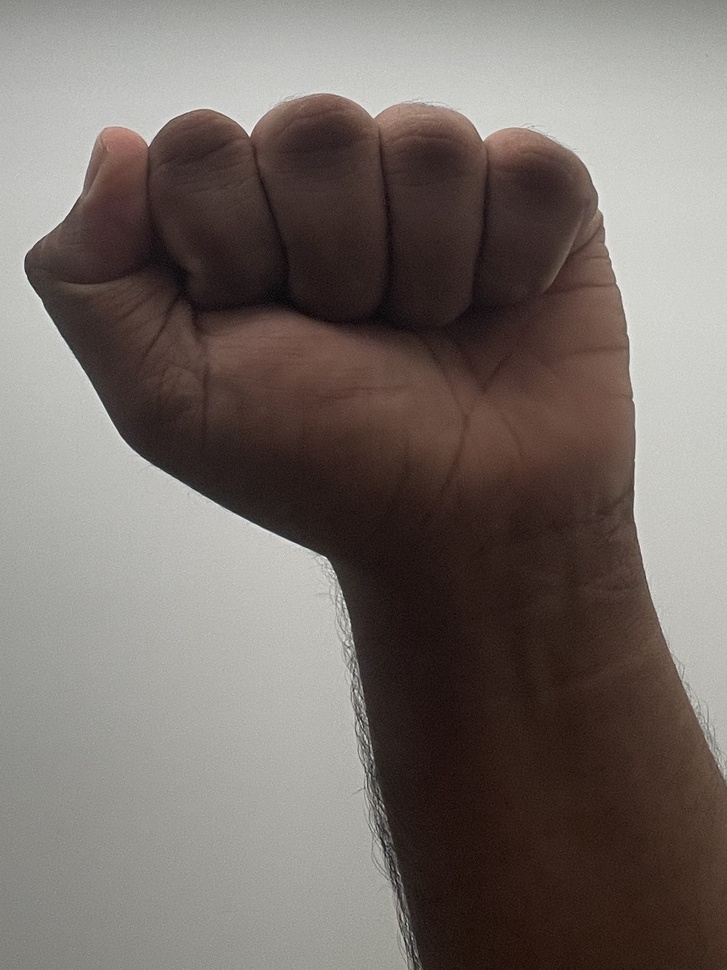
#> input picture Experimnets/IMG_6176.jpg, 727 x 970 px, shrunk from 1182 x 1576 before the run, given in place of the camera
$ python main.py
#> lines starting #> are read from the running program, lines starting #| are printed output that depends on the picture; after the words box and inside, x2 and y2 are one past the last pixel; in counts of white or black regions, pixels touching at a corner belong together
"""
Owner:
Uday Garg U11302797
"""

import cv2
import numpy as np


def detect_skin(frame):
    hsv = cv2.cvtColor(frame, cv2.COLOR_BGR2HSV)
    lower_skin = np.array([0, 48, 80], dtype=np.uint8)
    upper_skin = np.array([20, 255, 255], dtype=np.uint8)
    mask = cv2.inRange(hsv, lower_skin, upper_skin)
    return mask

def find_hand_contours(mask):
    contours, _ = cv2.findContours(mask, cv2.RETR_TREE, cv2.CHAIN_APPROX_SIMPLE)
    return max(contours, key=lambda x: cv2.contourArea(x)) if contours else None

def extract_features(contour):
    features = {'fingers': 0, 'thumb': False}
    if contour is not None and len(contour) > 3:
        hull = cv2.convexHull(contour, returnPoints=False)
        if hull is not None and len(hull) > 3:
            try:
                defects = cv2.convexityDefects(contour, hull)
            except cv2.error as e:
                print(f"Error calculating convexity defects: {e}")
                return features

            if defects is not None:
                for i in range(defects.shape[0]):
                    s, e, f, d = defects[i, 0]
                    start = tuple(contour[s][0])
                    end = tuple(contour[e][0])
                    far = tuple(contour[f][0])

                    a = np.sqrt((end[0] - start[0])**2 + (end[1] - start[1])**2)
                    b = np.sqrt((far[0] - start[0])**2 + (far[1] - start[1])**2)
                    c = np.sqrt((end[0] - far[0])**2 + (end[1] - far[1])**2)

                    angle = np.arccos((b**2 + c**2 - a**2) / (2*b*c))

                    # Angle less than 90 degree, considered as potential finger
                    if angle <= np.pi / 2 and d > 10000:
                        features['fingers'] += 1
                        if angle > np.pi / 3 and (start[1] > far[1] or end[1] > far[1]):
                            features['thumb'] = True

    return features


def recognize_gesture(features):
    fingers = features.get('fingers', 0)
    has_thumb = features.get('thumb', False)
    if fingers == 4 and has_thumb:
        return "Open Hand"
    elif fingers == 1:
        return "Pointing"
    elif fingers == 2 and not has_thumb:
        return "Peace"
    elif fingers < 2:
        return "Fist"
    return "Unknown"


def main():
    cap = cv2.VideoCapture(0)
    while True:
        ret, frame = cap.read()
#> frame is the input picture: shape (970, 727, 3); mean B, G, R 104.7, 109.6, 118.4
        if not ret:
            break

        # preprocessed = preprocess_frame(frame)
        skin_mask = detect_skin(frame)
#> in detect_skin, `hsv = cv2.cvtColor(frame, cv2.COLOR_BGR2HSV)`: hsv: shape (970, 727, 3); mean H, S, V 22.3, 52.3, 118.6
#> in detect_skin, `mask = cv2.inRange(hsv, lower_skin, upper_skin)`:
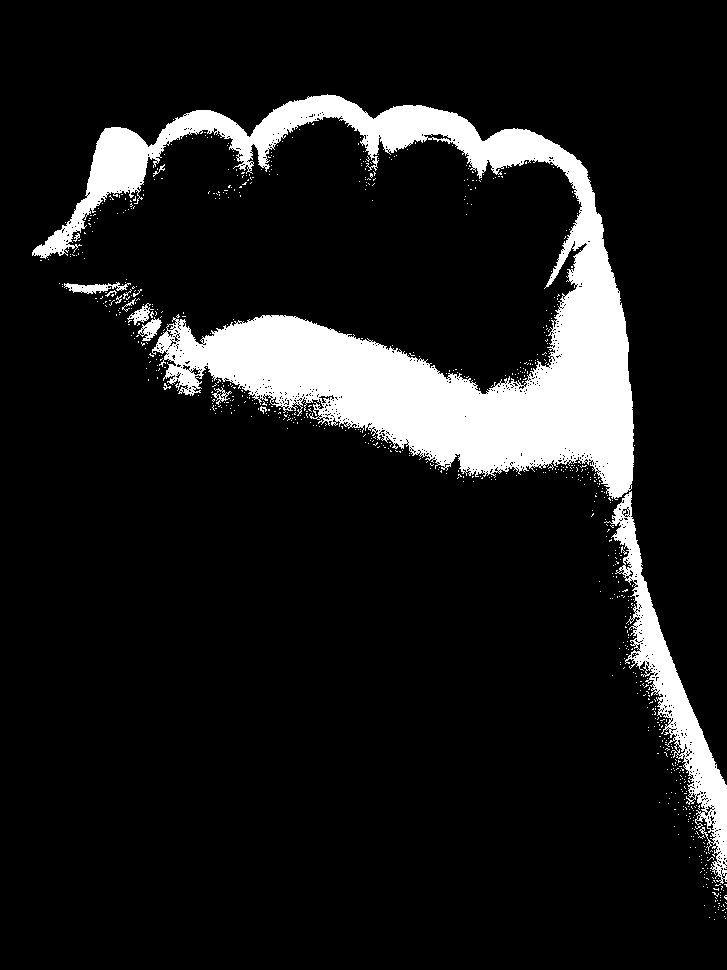
#> mask: shape (970, 727); 11% white; 787 white regions (772 under 20 px)
        hand_contour = find_hand_contours(skin_mask)
#> in find_hand_contours, `contours, _ = cv2.findContours(mask, cv2.RETR_TREE, cv2.CHAIN_APPROX_S..`: contours = 1880 contours, 1858 with area under 20; largest, box (x1, y1, x2, y2) and area: (32, 94, 634, 500) 65244, (604, 491, 727, 884) 8742, (64, 282, 131, 294) 310, (138, 317, 162, 341) 250, (127, 303, 154, 325) 192
#> hand_contour = contour of 3684 points, box (x1, y1, x2, y2) (32, 94, 634, 500), area 65244
        features = extract_features(hand_contour)
#> in extract_features, `hull = cv2.convexHull(contour, returnPoints=False)`: hull = 39 values, max 3629 at index 0, min 0 at index 38, mean 2624.9
#> in extract_features, `defects = cv2.convexityDefects(contour, hull)`: defects = 34 rows, first 6: [3629, 0, 3656, 4988], [0, 9, 5, 362], [9, 89, 60, 8542], [89, 150, 130, 6908], [151, 153, 152, 154], [153, 250, 188, 5134]
#> the loop in extract_features, `for i in range(defects.shape[0]):` made 34 passes
#> (s, e, f, d, start, end, far, a) on passes 1 to 10: (3629, 0, 3656, 4988, (421, 105), (327, 94), (373, 119), 94.64), (0, 9, 5, 362, (327, 94), (308, 96), (312, 97), 19.1), (9, 89, 60, 8542, (308, 96), (196, 110), (249, 137), 112.9), (89, 150, 130, 6908, (196, 110), (105, 128), (148, 147), 92.76), (151, 153, 152, 154, (104, 129), (101, 133), (104, 130), 5), (153, 250, 188, 5134, (101, 133), (33, 250), (87, 197), 135.3), (250, 252, 251, 114, (33, 250), (32, 252), (33, 251), 2.24), (253, 2296, 1323, 109754, (32, 255), (163, 380), (565, 171), 181.1), (2296, 2382, 2365, 3250, (163, 380), (178, 393), (187, 384), 19.85), (2382, 2962, 2449, 8961, (178, 393), (435, 468), (207, 365), 267.7)
#> after the loop in extract_features, `for i in range(defects.shape[0]):`: features = {'fingers': 1, 'thumb': False}
#> features = {'fingers': 1, 'thumb': False}
        gesture = recognize_gesture(features)
#> in recognize_gesture, `fingers = features.get('fingers', 0)`: fingers = 1
#> in recognize_gesture, `has_thumb = features.get('thumb', False)`: has_thumb = False
#> gesture = 'Pointing'

        if hand_contour is not None:
            x, y, w, h = cv2.boundingRect(hand_contour)
#> x = 32; y = 94; w = 602; h = 406
            cv2.rectangle(frame, (x, y), (x+w, y+h), (0, 255, 0), 2)
            cv2.putText(frame, gesture, (x, y-10), cv2.FONT_HERSHEY_SIMPLEX, 0.9, (0, 255, 0), 2)
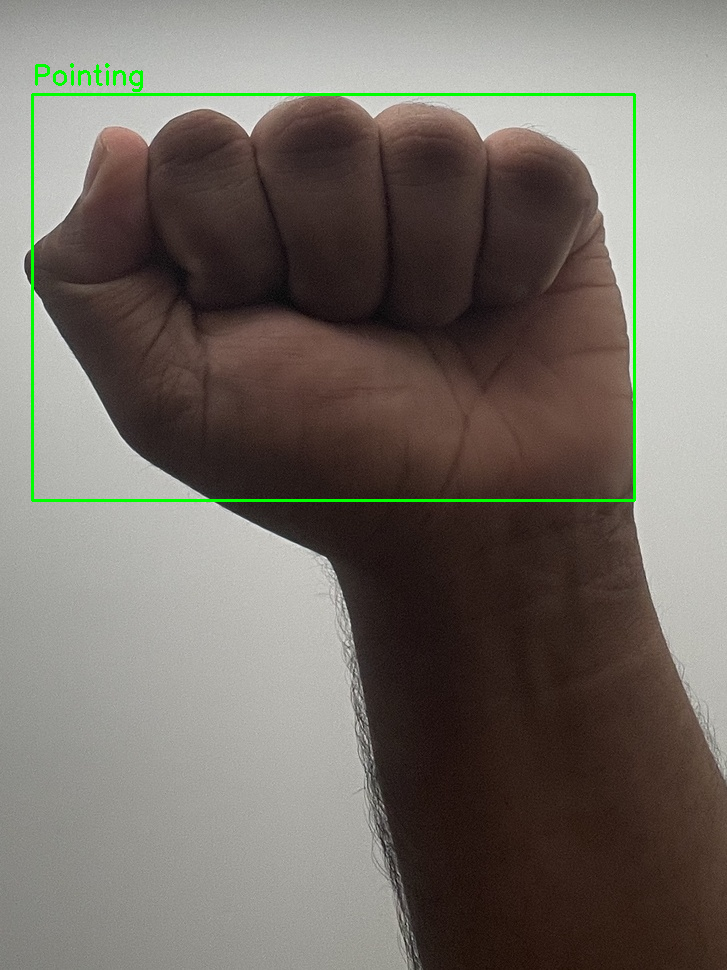
#> frame: shape (970, 727, 3); mean B, G, R 103.2, 110.5, 116.8

        cv2.imshow('Gesture', frame)

        if cv2.waitKey(1) & 0xFF == ord('q'):
#> (key q is pressed here)
            break

    cap.release()
    cv2.destroyAllWindows()

if __name__ == "__main__":
    main()

$ run again, on Experimnets/IMG_6177.jpg
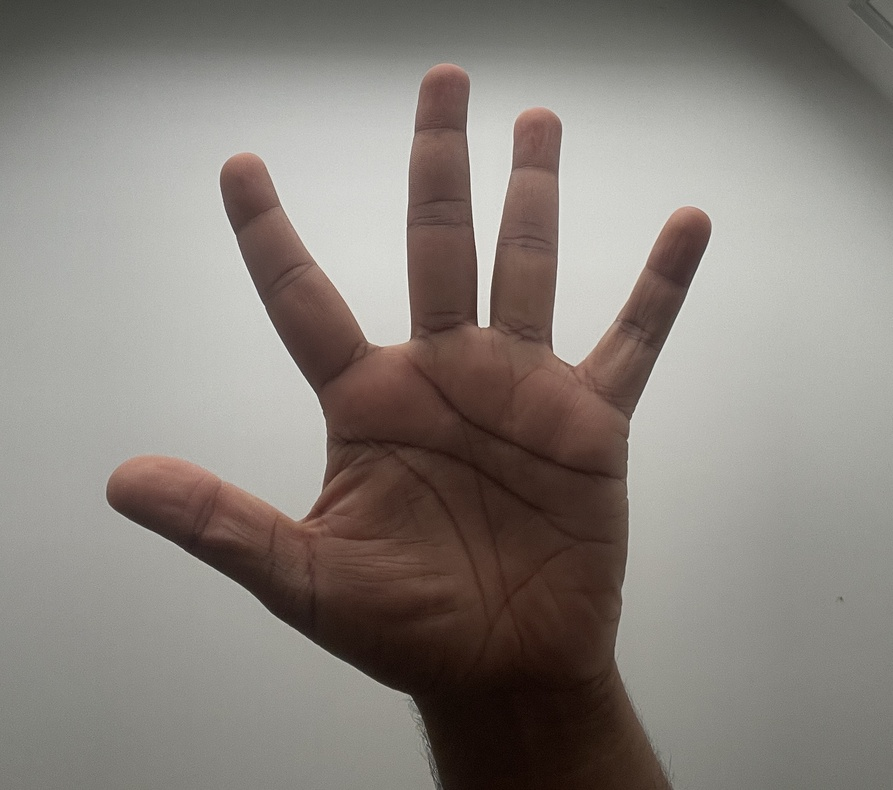
#> input picture Experimnets/IMG_6177.jpg, 893 x 790 px, shrunk from 2316 x 2049 before the run, given in place of the camera
#> in main, frame is the input picture: shape (790, 893, 3); mean B, G, R 124.7, 130.4, 136.9
#> hsv: shape (790, 893, 3); mean H, S, V 24.4, 36.7, 137.3
#> in detect_skin, `mask = cv2.inRange(hsv, lower_skin, upper_skin)`:
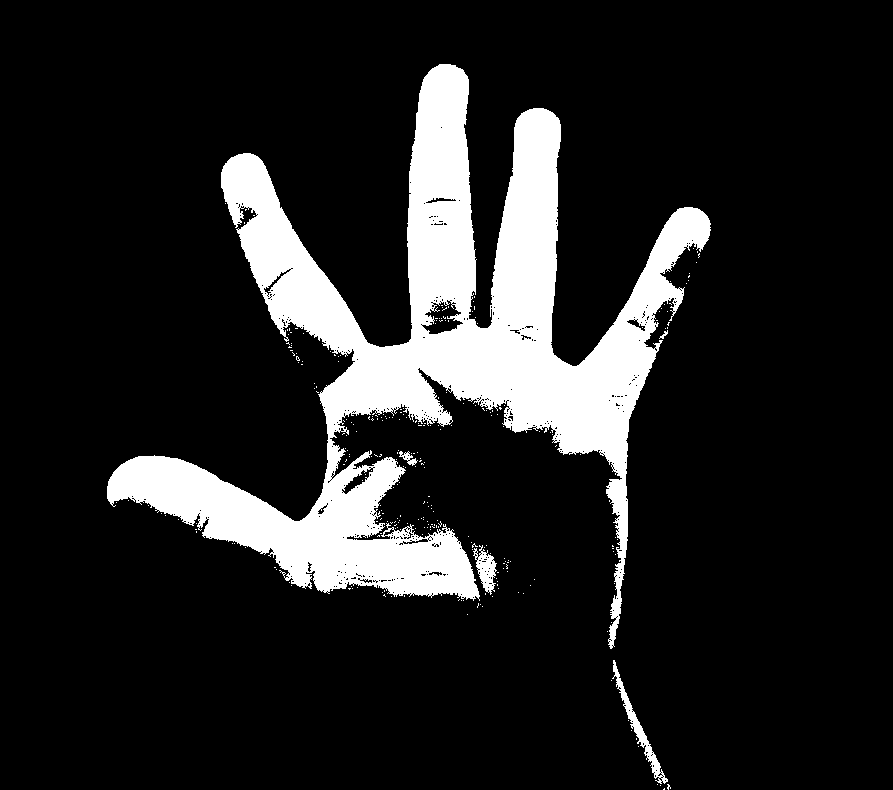
#> mask: shape (790, 893); 13.9% white; 277 white regions (272 under 20 px)
#> contours = 852 contours, 832 with area under 20; largest, box (x1, y1, x2, y2) and area: (107, 64, 711, 649) 95270, (421, 299, 464, 335) 822, (612, 660, 668, 784) 772, (473, 545, 497, 595) 546, (341, 467, 374, 495) 286
#> hand_contour = contour of 3414 points, box (x1, y1, x2, y2) (107, 64, 711, 649), area 95270
#> hull = 28 values, max 3413 at index 0, min 0 at index 27, mean 1839.5
#> defects = 24 rows, first 6: [0, 250, 85, 61755], [250, 254, 252, 181], [254, 256, 255, 142], [256, 775, 637, 52427], [775, 777, 776, 201], [778, 780, 779, 114]
#> the loop in extract_features, `for i in range(defects.shape[0]):` made 24 passes
#> (s, e, f, d, start, end, far, a) on passes 1 to 6: (0, 250, 85, 61755, (439, 64), (231, 157), (406, 343), 227.8), (250, 254, 252, 181, (231, 157), (225, 163), (227, 162), 8.49), (254, 256, 255, 142, (225, 163), (223, 166), (225, 164), 3.61), (256, 775, 637, 52427, (223, 166), (108, 481), (322, 492), 335.3), (775, 777, 776, 201, (108, 481), (107, 486), (108, 485), 5.1), (778, 780, 779, 114, (107, 498), (108, 500), (108, 499), 2.24)
#> after the loop in extract_features, `for i in range(defects.shape[0]):`: features = {'fingers': 5, 'thumb': False}
#> fingers = 5
#> has_thumb = False
#> gesture = 'Unknown'
#> x = 107; y = 64; w = 604; h = 585
#> in main, `cv2.putText(frame, gesture, (x, y-10), cv2.FONT_HERSHEY_SIMPLEX, 0.9, ..`:
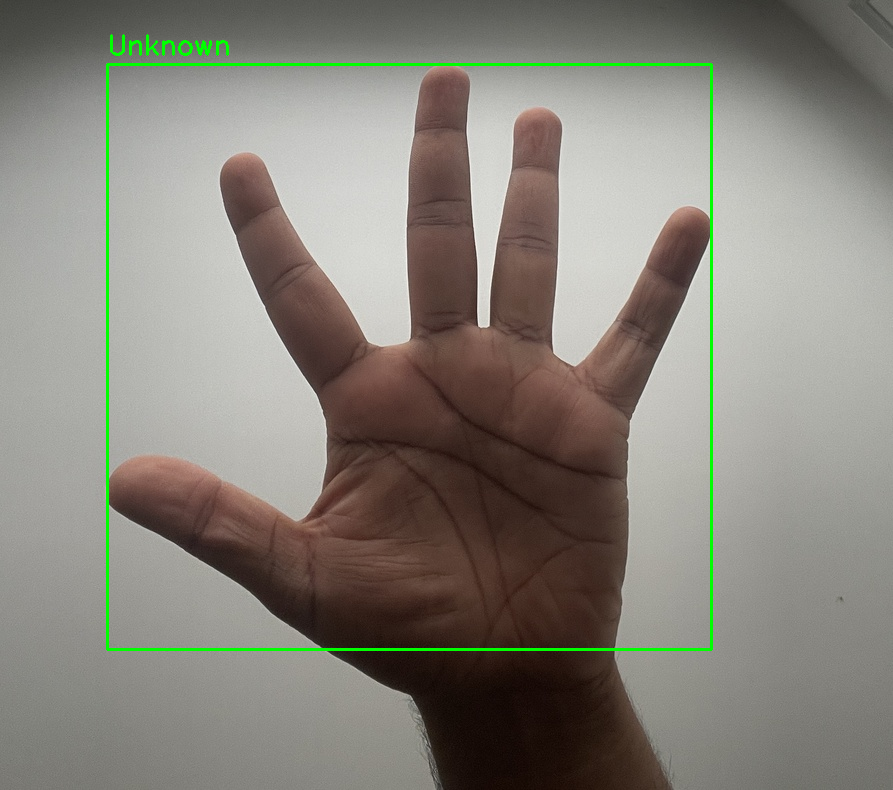
#> frame: shape (790, 893, 3); mean B, G, R 123.2, 131.8, 135.3

$ run again, on Experimnets/IMG_6178.jpg
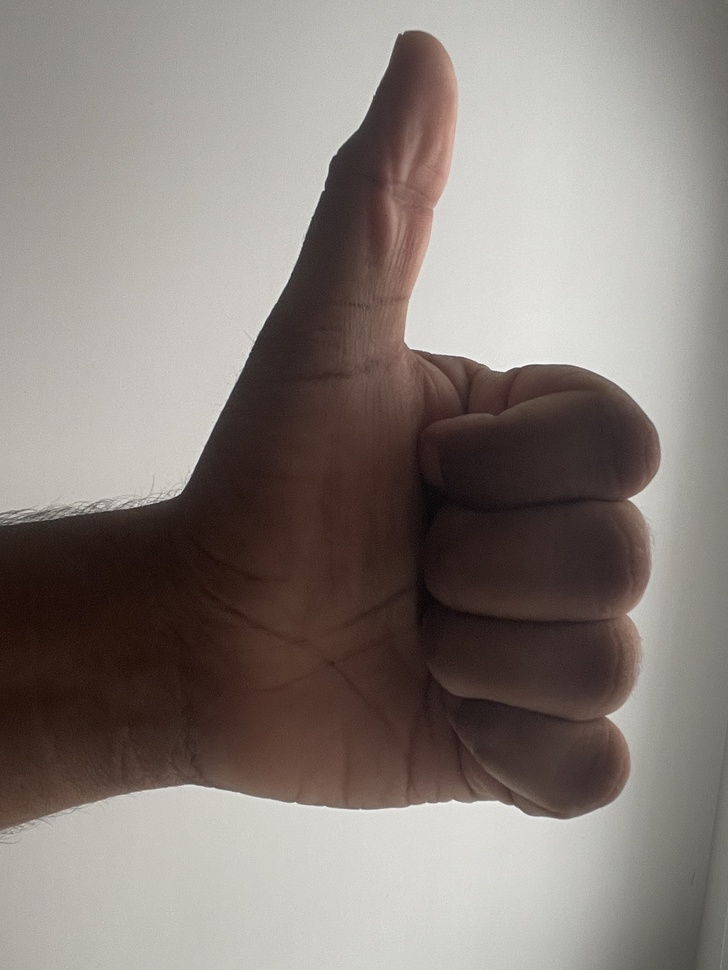
#> input picture Experimnets/IMG_6178.jpg, 728 x 970 px, shrunk from 1576 x 2101 before the run, given in place of the camera
#> in main, frame is the input picture: shape (970, 728, 3); mean B, G, R 122.2, 127.6, 135.9
#> hsv: shape (970, 728, 3); mean H, S, V 21.2, 44.7, 136
#> in detect_skin, `mask = cv2.inRange(hsv, lower_skin, upper_skin)`:
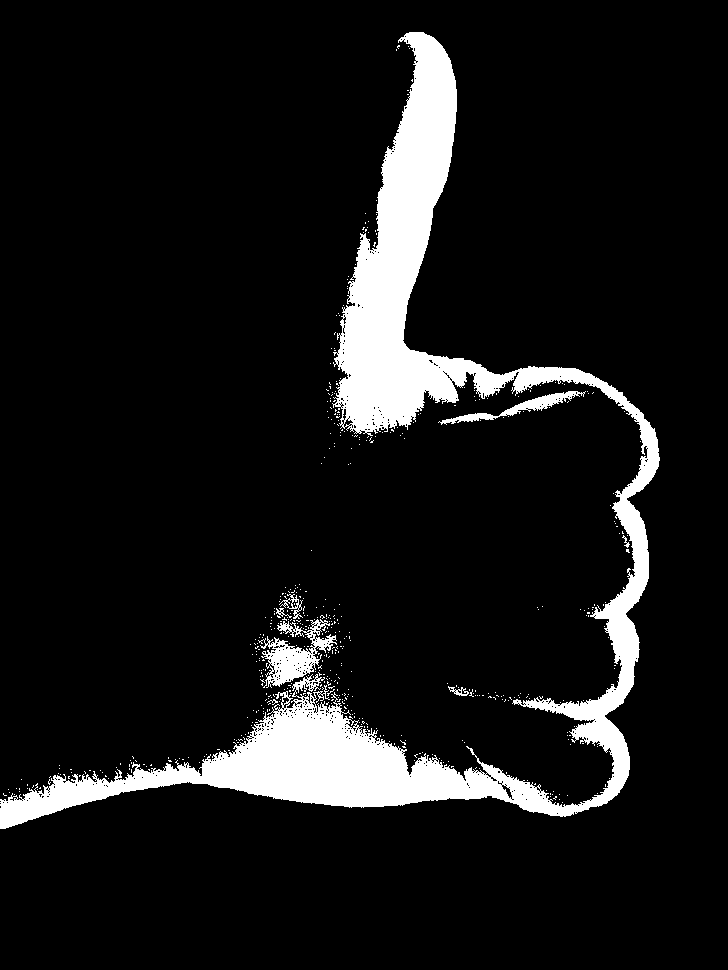
#> mask: shape (970, 728); 9.4% white; 531 white regions (523 under 20 px)
#> contours = 1179 contours, 1163 with area under 20; largest, box (x1, y1, x2, y2) and area: (0, 32, 660, 829) 59995, (258, 619, 337, 688) 2018, (438, 391, 586, 425) 834, (279, 594, 303, 619) 156, (448, 686, 469, 696) 82
#> hand_contour = contour of 3945 points, box (x1, y1, x2, y2) (0, 32, 660, 829), area 59995
#> hull = 27 values, max 3944 at index 0, min 0 at index 26, mean 3028.1
#> defects = 22 rows, first 6: [0, 2, 1, 162], [2, 6, 5, 320], [7, 3153, 1664, 136419], [3153, 3163, 3155, 256], [3164, 3417, 3258, 11031], [3417, 3419, 3418, 201]
#> the loop in extract_features, `for i in range(defects.shape[0]):` made 22 passes
#> (s, e, f, d, start, end, far, a) on passes 1 to 6: (0, 2, 1, 162, (409, 32), (406, 33), (408, 33), 3.16), (2, 6, 5, 320, (406, 33), (401, 37), (403, 37), 6.4), (7, 3153, 1664, 136419, (398, 40), (0, 799), (608, 787), 857), (3153, 3163, 3155, 256, (0, 799), (0, 828), (1, 801), 29), (3164, 3417, 3258, 11031, (5, 828), (565, 816), (187, 781), 560.1), (3417, 3419, 3418, 201, (565, 816), (570, 815), (566, 815), 5.1)
#> after the loop in extract_features, `for i in range(defects.shape[0]):`: features = {'fingers': 1, 'thumb': True}
#> fingers = 1
#> has_thumb = True
#> gesture = 'Pointing'
#> x = 0; y = 32; w = 660; h = 797
#> in main, `cv2.putText(frame, gesture, (x, y-10), cv2.FONT_HERSHEY_SIMPLEX, 0.9, ..`:
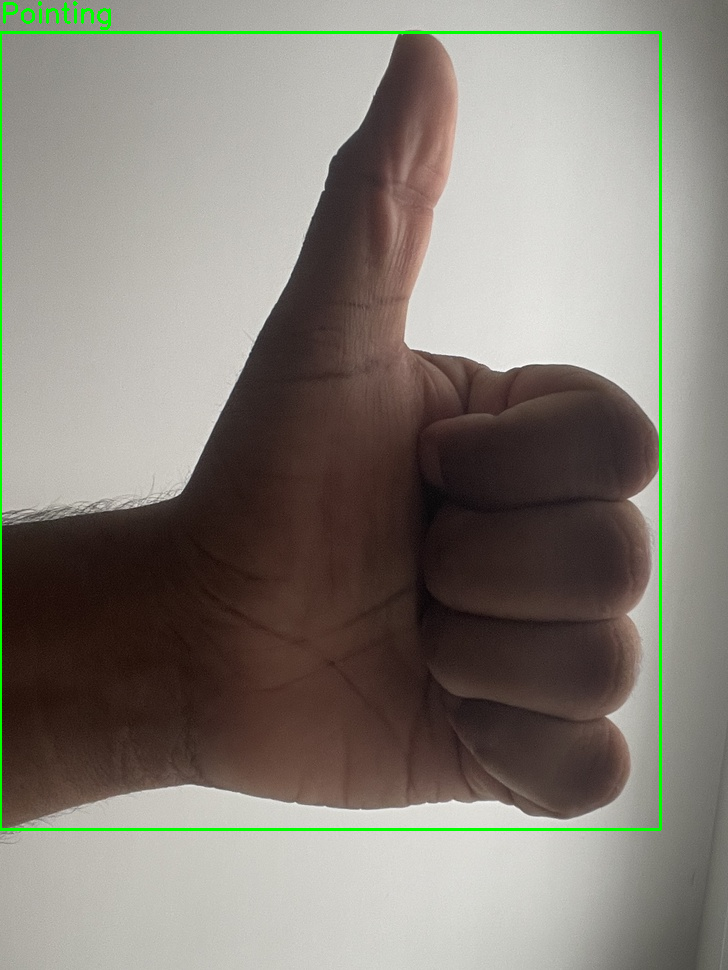
#> frame: shape (970, 728, 3); mean B, G, R 120.3, 128.7, 133.8
